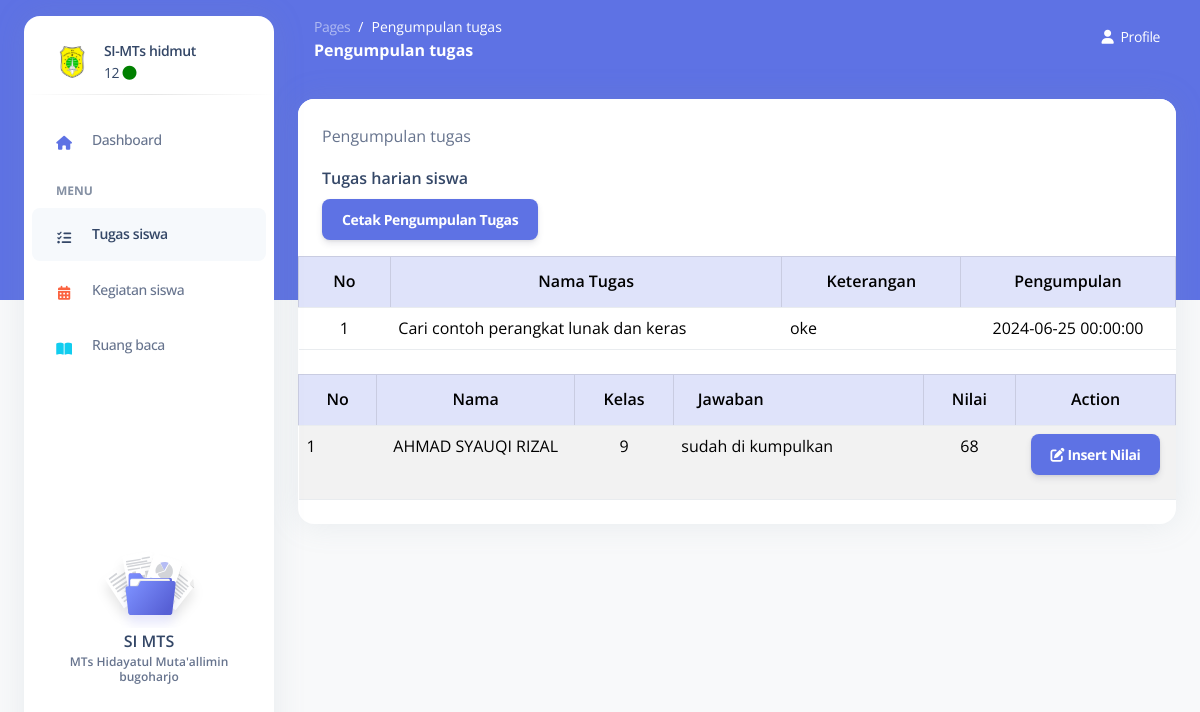
/pengumpulan-tugas-siswa.php?idt=38 (signed in), run on the app's committed database.
### tables this page shows
CREATE TABLE `tugas` (
  `ID_TUGAS` int(11) NOT NULL,
  `ID_PENGAJAR` int(11) DEFAULT NULL,
  `NAMA_TUGAS` varchar(500) DEFAULT NULL,
  `KETERANGAN_TUGAS` text DEFAULT NULL,
  `TANGGAL_PENGUMPULAN` datetime DEFAULT NULL
);

CREATE TABLE `detail_tugas` (
  `ID_DETAIL_TUGAS` int(11) NOT NULL,
  `ID_TUGAS` int(11) NOT NULL,
  `ID_SISWA` int(11) DEFAULT NULL,
  `NILAI` varchar(50) DEFAULT NULL,
  `KETERANGAN` varchar(250) DEFAULT NULL,
  `JAWAB_TUGAS` text DEFAULT NULL,
  `FILE_TUGAS` text NOT NULL
);

CREATE TABLE `siswa` (
  `ID_SISWA` int(11) NOT NULL,
  `NISN` varchar(20) DEFAULT NULL,
  `USERNAME` varchar(50) DEFAULT NULL,
  `PASSWORD` varchar(50) DEFAULT NULL,
  `NAMA` varchar(100) DEFAULT NULL,
  `KELAS` varchar(10) DEFAULT NULL,
  `GMAIL` varchar(100) DEFAULT NULL
);

### pengumpulan-tugas-siswa.php (the view, shortened to what this page needs)
<?php
include_once ('koneksi.php');
?>
<!DOCTYPE html>
<html lang="en">
<head>
    <link href="public/front-end/assets/css/nucleo-icons.css" rel="stylesheet" />
    <link href="public/front-end/assets/css/nucleo-svg.css" rel="stylesheet" />
    <link href="public/front-end/assets/css/nucleo-svg.css" rel="stylesheet" />
    <link id="pagestyle" href="public/front-end/assets/css/argon-dashboard.css?v=2.0.4" rel="stylesheet" />
</head>
<body class="g-sidenav-show   bg-gray-100">
    <aside
        class="sidenav bg-white navbar navbar-vertical navbar-expand-xs border-0 border-radius-xl my-3 fixed-start ms-4 "
        id="sidenav-main">
        <div class="sidenav-header">
            <a class="navbar-brand m-0">
                <div class="d-flex align-items-center">
                    <img src="public/front-end/assets/img/logomts.svg" class="navbar-brand-img h-100" alt="main_logo">
                    <div class="ms-3">
                        <span class="font-weight-bold d-block">SI-MTs hidmut</span>
                        <span>
                            <?php echo htmlspecialchars($_SESSION['a_global']->NIP); ?>
                            <i class="fas fa-circle" style="color: green;"></i>
                        </span>
                    </div>
                </div>
            </a>
        </div>
        <hr class="horizontal dark mt-0">
        <div class="collapse navbar-collapse w-auto" id="sidenav-collapse-main">
            <ul class="navbar-nav">
                <li class="nav-item">
                    <a class="nav-link " href="dashboard-guru.php">
                        <div
                            class="icon icon-shape icon-sm border-radius-md text-center me-2 d-flex align-items-center justify-content-center">
                            <i class="fas fa-home text-primary text-sm opacity-10"></i>
                        </div>
                        <span class="nav-link-text ms-1">Dashboard</span>
                    </a>
                </li>
                <li class="nav-item mt-3">
                    <h6 class="ps-4 ms-2 text-uppercase text-xs font-weight-bolder opacity-6">Menu</h6>
                </li>
                <li class="nav-item">
                    <a class="nav-link active" href="tugas-siswa.php">
                        <div
                            class="icon icon-shape icon-sm border-radius-md text-center me-2 d-flex align-items-center justify-content-center">
                            <i class="fas fa-tasks text-dark text-sm opacity-10"></i>
                        </div>
                        <span class="nav-link-text ms-1">Tugas siswa</span>
                    </a>
                </li>
                <li class="nav-item">
                    <a class="nav-link" href="kegiatan-siswa.php">
                        <div
                            class="icon icon-shape icon-sm border-radius-md text-center me-2 d-flex align-items-center justify-content-center">
                            <i class="fas fa-calendar-alt text-warning text-sm opacity-10"></i>
                        </div>
                        <span class="nav-link-text ms-1">Kegiatan siswa</span>
                    </a>
                </li>
                <li class="nav-item">
                    <a class="nav-link" href="ruang-baca.php">
                        <div
                            class="icon icon-shape icon-sm border-radius-md text-center me-2 d-flex align-items-center justify-content-center">
                            <i class="fas fa-book-open text-info text-sm opacity-10"></i>
                        </div>
                        <span class="nav-link-text ms-1">Ruang baca</span>
                    </a>
                </li>
            </ul>
        </div>
        <div class="sidenav-footer mx-3 ">
            <div class="card card-plain shadow-none" id="sidenavCard">
                <img class="w-50 mx-auto" src="public/front-end/assets/img/illustrations/icon-documentation.svg"
                    alt="sidebar_illustration">
                <div class="card-body text-center p-3 w-100 pt-0">
                    <div class="docs-info">
                        <h6 class="mb-0">SI MTS</h6>
                        <p class="text-xs font-weight-bold mb-0">MTs Hidayatul Muta'allimin bugoharjo</p>
                    </div>
                </div>
            </div>
        </div>
    </aside>
    <main class="main-content position-relative border-radius-lg ">
        <nav class="navbar navbar-main navbar-expand-lg px-0 mx-4 shadow-none border-radius-xl " id="navbarBlur"
            data-scroll="false">
            <div class="container-fluid py-1 px-3">
                <nav aria-label="breadcrumb">
                    <ol class="breadcrumb bg-transparent mb-0 pb-0 pt-1 px-0 me-sm-6 me-5">
                        <li class="breadcrumb-item text-sm"><a class="opacity-5 text-white"
                                href="javascript:;">Pages</a></li>
                        <li class="breadcrumb-item text-sm text-white active" aria-current="page">Pengumpulan tugas
                        </li>
                    </ol>
                    <h6 class="font-weight-bolder text-white mb-0">Pengumpulan tugas</h6>
                </nav>
                <li class="nav-item dropdown pe-0 d-flex ">
                    <a href="javascript:;" class="nav-link text-white p-0" id="dropdownMenuButton"
                        data-bs-toggle="dropdown" aria-expanded="false">
                        <i class="fa fa-user me-sm-1"></i>
                        <span class="d-sm-inline d-none text-white">Profile</span>
                    </a>
                </li>
            </div>
        </nav>
        <div class="container-fluid py-4">
            <div class="row">
                <div class="col-12">
                    <div class="card mb-4">
                        <div class="card-header pb-0">
                            <p>Pengumpulan tugas</p>
                            <h6>Tugas harian siswa</h6>
                            <button class="btn btn-primary mb-3 d-print-none" onclick="printPage()">Cetak Pengumpulan
                                Tugas</button>
                        </div>
                        <div class="card-body px-0 pt-0 pb-2">
                            <div class="table-responsive">
                                <table class="table table-bordered">
                                    <thead class="table-primary">
                                        <tr>
                                            <th class="text-center">No</th>
                                            <th class="text-center">Nama Tugas</th>
                                            <th class="text-center">Keterangan</th>
                                            <th class="text-center">Pengumpulan</th>
                                        </tr>
                                    </thead>
                                    <tbody>
                                        <?php
                                        $no = 1;
                                        $idt = isset($_GET['idt']) ? $_GET['idt'] : null;
                                        $tugas = mysqli_query($koneksi, "SELECT * FROM tugas WHERE ID_TUGAS = $idt");
                                        if (mysqli_num_rows($tugas) > 0) {
                                            while ($row = mysqli_fetch_array($tugas)) {
                                                $id_tugas = $row['ID_TUGAS'];
                                                ?>
                                                <tr>
                                                    <td class="text-center" style="color: black;"><?php echo $no++; ?></td>
                                                    <td style="color: black;">
                                                        <?php echo wordwrap($row['NAMA_TUGAS'], 40, "<br>"); ?>
                                                    </td>
                                                    <td style="color: black;">
                                                        <?php echo wordwrap($row['KETERANGAN_TUGAS'], 40, "<br>"); ?>
                                                    </td>
                                                    <td class="text-center" style="color: black;">
                                                        <?php echo $row['TANGGAL_PENGUMPULAN']; ?>
                                                    </td>
                                                </tr>
                                                <?php
                                            }
                                        } else {
                                            ?>
                                            <tr>
                                                <td colspan="5" class="text-center">Tidak ada data tugas yang tersedia.</td>
                                            </tr>
                                            <?php
                                        }
                                        ?>
                                    </tbody>
                                                                    </table>
                            </div>
                        </div>
                        <div class="card-body px-0 pt-0 pb-2">
                            <div class="table-responsive p-0">
                                <?php
                                $query = "SELECT *,siswa.NAMA, siswa.KELAS
                                FROM detail_tugas JOIN siswa ON siswa.ID_SISWA = detail_tugas.ID_SISWA  WHERE ID_TUGAS = '$id_tugas'";
                                $result = mysqli_query($koneksi, $query);
                                ?>
                               <div class="table-container">
                               <table class="table table-striped table-bordered">
                                        <thead class="table-primary">
                                            <tr>
                                                <th class="text-center">No</th>
                                                <th class="text-center">Nama</th>
                                                <th class="text-center">Kelas</th>
                                                <th style="width: 250px;">Jawaban</th>
                                                <th class="text-center">Nilai</th>
                                                <th class="text-center d-print-none">Action</th>
                                            </tr>
                                        </thead>
                                        <tbody>
                                            <?php
                                            $no = 1;
                                            while ($row = mysqli_fetch_assoc($result)) {
                                                ?>
                                                <tr>
                                                    <td style="color: black;"><?php echo $no++; ?></td>
                                                    <td class="text-center" style="color: black;">
                                                        <?php echo $row['NAMA']; ?>
                                                    </td>
                                                    <td class="text-center" style="color: black;">
                                                        <?php echo $row['KELAS']; ?>
                                                    </td>
                                                    <td style="color: black;">
                                                        <?php echo wordwrap($row['JAWAB_TUGAS'], 40, "<br>"); ?>
                                                    </td>
                                                    <td class="text-center" style="color: black;">
                                                        <?php echo $row['NILAI']; ?>
                                                    </td>
                                                    <td class="text-center d-print-none">
                                                        <button type="button" class="btn btn-primary"
                                                            data-bs-toggle="modal"
                                                            data-bs-target="#insertNilaiModal<?php echo $row['ID_DETAIL_TUGAS']; ?>">
                                                            <i class="fas fa-edit"></i> Insert Nilai
                                                        </button>
                                                    </td>
                                                </tr>
                                                <?php
                                            }
                                            ?>
                                        </tbody>
                                    </table>
                            </div>
                        </div>
                    </div>
                </div>
            </div>
        </div>
    </div>
    </main>
</body>
</html>

### public/front-end/assets/css/nucleo-svg.css (style rules this page uses)
.icon { display: inline-block; color: #111111; height: 1em; width: 1em; }
.icon-sm { height: 0.8em; width: 0.8em; }
.icon { fill: currentColor; stroke: none; }

### data on the page
tugas: NAMA_TUGAS "Cari contoh perangkat lunak dan keras", KETERANGAN_TUGAS "oke", TANGGAL_PENGUMPULAN "2024-06-25 00:00:00"
detail_tugas: ID_SISWA.NAMA "AHMAD SYAUQI RIZAL", ID_SISWA.KELAS "9", JAWAB_TUGAS "sudah di kumpulkan", NILAI "68"

### other printed values
$_SESSION['a_global']->NIP "12"
